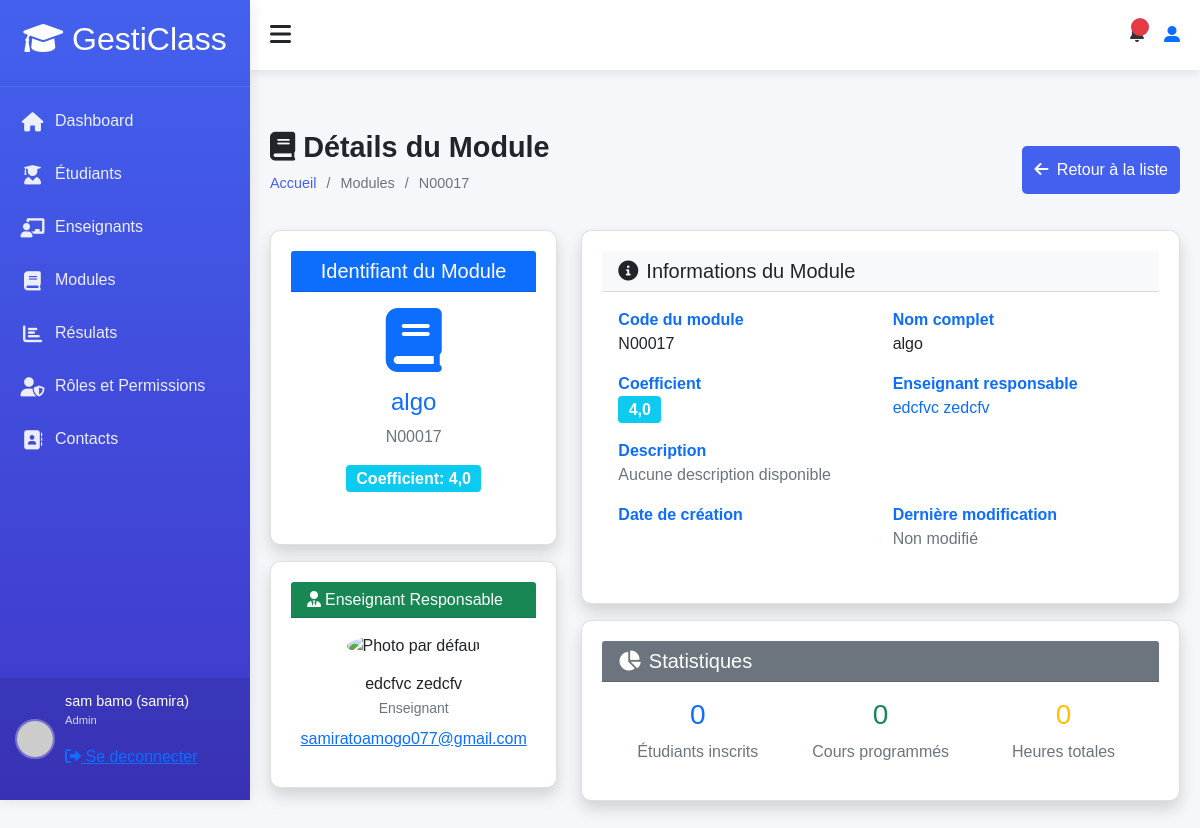
The app's page /accounts/modules/2/ (signed in), older data.
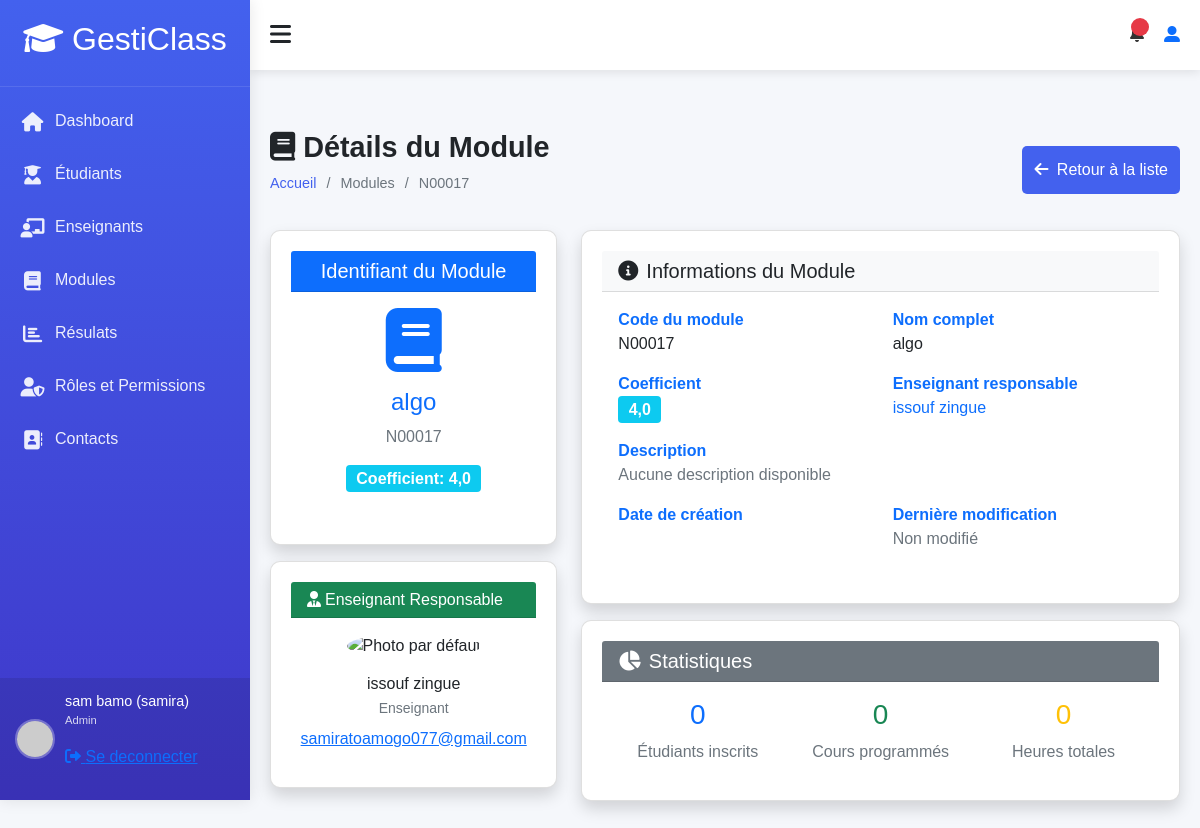
The same page, newer data.
### accounts/models.py (models this page shows, shortened)
class Module(models.Model):
    SEMESTER_CHOICES = [
        ('S1', 'Semestre 1'),
        ('S2', 'Semestre 2'),
        ('S3', 'Semestre 3'),
        ('S4', 'Semestre 4'),
        ('S5', 'Semestre 5'),
        ('S6', 'Semestre 6'),
    ]
    name = models.CharField(max_length=100, verbose_name="Nom du module")
    code = models.CharField(max_length=20, unique=True, verbose_name="Code du module")
    description = models.TextField(blank=True, verbose_name="Description")
    coefficient = models.FloatField(default=1, verbose_name="Coefficient")
    credit = models.IntegerField(default=1, verbose_name="Crédits")
    semester = models.CharField(
        max_length=2,
        choices=SEMESTER_CHOICES,
        blank=True,
        null=True,
        verbose_name="Semestre"
    )
    teacher = models.ForeignKey(
        User,
        on_delete=models.SET_NULL,
        null=True,
        blank=True,
        limit_choices_to={'profil': 'teacher'},
        verbose_name="Enseignant"
    )

class User(AbstractUser):
    ROLE_CHOICES = (
        ('admin', 'Administrateur'),
        ('teacher', 'Enseignant'),
        ('student', 'Élève'),
    )
    profil = models.CharField(max_length=10, choices=ROLE_CHOICES, default='student')
    phone = models.CharField(max_length=20, blank=True)
    birth_date = models.DateField(null=True, blank=True)
    photo = models.ImageField(upload_to='users/', null=True, blank=True)
    specialty = models.CharField(max_length=100, null=True, blank=True)
    hire_date = models.DateField(null=True, blank=True)
    address = models.TextField(blank=True)
    is_student = models.BooleanField(default=False)
    is_teacher = models.BooleanField(default=False)
    phone_number = models.CharField(max_length=15, blank=True)
    date_of_birth = models.DateField(null=True, blank=True)
    def __str__(self):
        return f"{self.first_name} {self.last_name} ({self.username})"
    def is_teacher(self):
        return self.profil == 'teacher'
    def is_student(self):
        return self.profil == 'student'
    class Meta:
        permissions = [
        ("peut_acceder_module", "Peut acceder au module"),
        ("peut_acceder_aux_eleve", "Peut acceder aux eleves"),
        ("peut_acceder_aux_enseignants", "peut acceder aux enseigants"),
        ("peut_acceder_aux_roles", "peut acceder aux roles"),
        ("peut_acceder_au_student_dashboard", "Peut accéder au tableau de bord étudiant"),
        ("peut_acceder_au_teacher_dashboard", "Peut accéder au tableau de bord enseignant"),
        ("peut_acceder_au_admin_dashboard", "Peut accéder au tableau de bord administrateur"),
        ("can_view_student_list", "Peut voir la liste des étudiants"),
        ("can_view_teacher_list", "Peut voir la liste des enseignants"),
        ("can_view_module_list", "Peut voir la liste des modules"),
        ("can_view_results_list", "Peut voir la liste résultats"),
        ("can_view_module_details", "Peut les details d'un module"),
        ("can_view_student_details", "Peut voir les détails d'un étudiant"),
        ("can_view_teacher_details", "Peut voir les détails d'un enseignant"),
        ("can_view_own_details", "Peut voir ses propres détails"),
        ("cans_view_results", "Peut voir les résultats"),
        ("can_view_own_results", "Peut voir ses propres résultats"),
        ("view_role", "Peut voir les rôles"),
        ("add_role", "Peut ajouter un rôle"),
        ("change_role", "Peut modifier un rôle"),
        ("delete_role", "Peut supprimer un rôle"),
        ("assign_role", "Peut assigner des rôles"),
        ("view_timetable", "Peut voir l'emploi du temps"),
        ("manage_timetable", "Peut gérer l'emploi du temps"),
        ("can_add_teacher", "Peut ajouter un enseignant"),
        ("can_add_student", "Peut ajouter un étudiant"),
        ("can_change_teacher", "Peut modifier un enseignant"),
        ("can_change_student", "Peut modifier un étudiant"),
        ("can_delete_teacher", "Peut supprimer un enseignant"),
        ("can_delete_student", "Peut supprimer un étudiant"),
        ("can_view_schoolinfo", "Peut voir les informations de l'école"),
        ("can_add_schoolinfo", "Peut ajouter les informations de l'école"),
        ("can_change_schoolinfo", "Peut modifier les informations de l'école"),
        ("can_delete_schoolinfo", "Peut supprimer les informations de l'école"),
        ]

### accounts/views.py (the view)
# urls.py: path('modules/<int:module_id>/', views.module_detail,
@login_required
@permission_required('accounts.can_view_module_details', raise_exception=True)
def module_detail(request, module_id):
    module = get_object_or_404(Module, id=module_id)
    context = {
        'module': module,
        'title': f'Détails du module {module.name}'
    }
    return render(request, 'modules/module_detail.html', context)

### accounts/templates/modules/module_detail.html (shortened to what the changed rows need)
{% extends "models/base.html" %}
{% load static %}
{% block content %}
<div class="content">
    <div class="page-title">
        <div>
            <h2><i class="fas fa-book me-2"></i>Détails du Module</h2>
            <ul class="breadcrumb">
                <li><a href="{% url 'dashboard:home' %}">Accueil</a></li>
                <li>Modules</li>
                <li>{{ module.code }}</li>
            </ul>
        </div>
    </div>
    <div class="row">
        <div class="col-md-4 mb-4">
            <div class="card shadow">
                <div class="card-body text-center">
                    <div class="module-icon mb-3">
                        <i class="fas fa-book fa-4x text-primary"></i>
                    </div>
                    <h4 class="text-primary">{{ module.name }}</h4>
                    <p class="text-muted">{{ module.code }}</p>
                    <div class="mb-3">
                        <span class="badge bg-info fs-6">Coefficient: {{ module.coefficient }}</span>
                    </div>
                </div>
            </div>
             {% if module.teacher %}
             <div class="card shadow mt-3">
                 <div class="card-header bg-success text-white">
                     <h6 class="m-0"><i class="fas fa-user-tie me-1"></i>Enseignant Responsable</h6>
                 </div>
                 <div class="card-body text-center">
                     {% if module.teacher.photo %}
                         <img src="{{ module.teacher.photo.url }}"
                              class="img-fluid rounded-circle mb-3"
                              alt="Photo de {{ module.teacher.get_full_name }}"
                              style="width: 80px; height: 80px; object-fit: cover;">
                     {% else %}
                         <img src="{% static 'img/default-avatar.png' %}"
                              class="img-fluid rounded-circle mb-3"
                              alt="Photo par défaut"
                              style="width: 80px; height: 80px; object-fit: cover;">
                     {% endif %}
                     <h6 class="mb-1">{{ module.teacher.get_full_name }}</h6>
                     <p class="text-muted small mb-2">{{ module.teacher.speciality|default:"Enseignant" }}</p>
                     <div class="d-flex justify-content-center gap-2">
                         <a href="mailto:{{ module.teacher.email }}"  title="Envoyer un email">{{ module.teacher.email }}</a>
                     </div>
                 </div>
             </div>
            {% endif %}
        </div>
        <div class="col-md-8">
            <div class="card shadow">
                <div class="card-body">
                    <div class="row">
                        <div class="col-md-6">
                            <div class="info-item mb-3">
                                <label class="fw-bold text-primary">Code du module</label>
                                <p class="mb-0">{{ module.code }}</p>
                            </div>
                        </div>
                        <div class="col-md-6">
                            <div class="info-item mb-3">
                                <label class="fw-bold text-primary">Nom complet</label>
                                <p class="mb-0">{{ module.name }}</p>
                            </div>
                        </div>
                    </div>
                    <div class="row">
                        <div class="col-md-6">
                            <div class="info-item mb-3">
                                <p class="mb-0">
                                    <span class="badge bg-info fs-6">{{ module.coefficient }}</span>
                                </p>
                            </div>
                        </div>
                        <div class="col-md-6">
                            <div class="info-item mb-3">
                                <p class="mb-0">
                                    {% if module.teacher %}
                                        <a href="{% url 'accounts:teacher_detail' module.teacher.id %}" class="text-decoration-none">
                                            {{ module.teacher.get_full_name }}
                                        </a>
                                    {% else %}
                                        <span class="text-muted">Non assigné</span>
                                    {% endif %}
                                </p>
                            </div>
                        </div>
                    </div>
                </div>
            </div>
        </div>
    </div>
</div>
{% endblock %}

Row changes from the older to the newer data that the page shows:
changed through a linked row, Module "algo": teacher.get_full_name "edcfvc zedcfv" → "issouf zingue"
